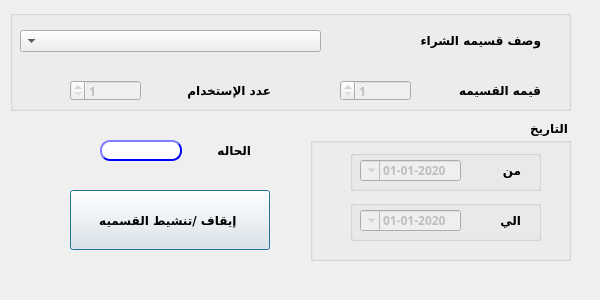
<?xml version="1.0" encoding="UTF-8"?>
<ui version="4.0">
 <class>changests</class>
 <widget class="QDialog" name="changests">
  <property name="geometry">
   <rect>
    <x>0</x>
    <y>0</y>
    <width>600</width>
    <height>300</height>
   </rect>
  </property>
  <property name="minimumSize">
   <size>
    <width>600</width>
    <height>300</height>
   </size>
  </property>
  <property name="maximumSize">
   <size>
    <width>600</width>
    <height>300</height>
   </size>
  </property>
  <property name="windowTitle">
   <string>تغيير حاله قسيمه شراء</string>
  </property>
  <property name="layoutDirection">
   <enum>Qt::RightToLeft</enum>
  </property>
  <widget class="QLabel" name="label_2">
   <property name="geometry">
    <rect>
     <x>210</x>
     <y>140</y>
     <width>41</width>
     <height>20</height>
    </rect>
   </property>
   <property name="font">
    <font>
     <family>29LT Bukra Regular</family>
     <pointsize>9</pointsize>
     <weight>75</weight>
     <bold>true</bold>
    </font>
   </property>
   <property name="layoutDirection">
    <enum>Qt::RightToLeft</enum>
   </property>
   <property name="text">
    <string>الحاله</string>
   </property>
  </widget>
  <widget class="QPushButton" name="BTN_changeStatus">
   <property name="geometry">
    <rect>
     <x>70</x>
     <y>190</y>
     <width>200</width>
     <height>60</height>
    </rect>
   </property>
   <property name="font">
    <font>
     <family>29LT Bukra Regular</family>
     <pointsize>9</pointsize>
     <weight>75</weight>
     <bold>true</bold>
    </font>
   </property>
   <property name="layoutDirection">
    <enum>Qt::RightToLeft</enum>
   </property>
   <property name="styleSheet">
    <string notr="true"/>
   </property>
   <property name="text">
    <string>إيقاف /تنشيط القسميه </string>
   </property>
  </widget>
  <widget class="QLineEdit" name="LE_PromVoucherStatus">
   <property name="enabled">
    <bool>false</bool>
   </property>
   <property name="geometry">
    <rect>
     <x>100</x>
     <y>140</y>
     <width>82</width>
     <height>21</height>
    </rect>
   </property>
   <property name="font">
    <font>
     <family>29LT Bukra Regular</family>
     <pointsize>9</pointsize>
     <weight>75</weight>
     <bold>true</bold>
    </font>
   </property>
   <property name="styleSheet">
    <string notr="true">QLineEdit{
                                        background-color: white;
                                        border-style: outset;
                                        border-width: 2px;
                                        border-radius: 10px;
                                        border-color: blue;
                                        min-width: 6em;
                                        }
                                        QLineEdit:hover {
                                        background: qradialgradient(
                                        cx: 0.3, cy: -0.4, fx: 0.3, fy: -0.4,
                                        radius: 1.35, stop: 0 #fff, stop: 1 #bbb
                                        );
                                        }
                                       QLineEdit:pressed {
                                        border-style: inset;
                                        background: qradialgradient(
                                        cx: 0.4, cy: -0.1, fx: 0.4, fy: -0.1,
                                        radius: 1.35, stop: 0 #fff, stop: 1 #ddd
                                        );
                                        }
                                    </string>
   </property>
  </widget>
  <widget class="QGroupBox" name="groupBox_3">
   <property name="geometry">
    <rect>
     <x>310</x>
     <y>120</y>
     <width>261</width>
     <height>141</height>
    </rect>
   </property>
   <property name="font">
    <font>
     <family>29LT Bukra Regular</family>
     <pointsize>9</pointsize>
     <weight>75</weight>
     <bold>true</bold>
    </font>
   </property>
   <property name="title">
    <string>التاريخ</string>
   </property>
   <widget class="QGroupBox" name="groupBox_2">
    <property name="geometry">
     <rect>
      <x>40</x>
      <y>80</y>
      <width>191</width>
      <height>41</height>
     </rect>
    </property>
    <property name="font">
     <font>
      <family>29LT Bukra Regular</family>
      <pointsize>9</pointsize>
      <weight>75</weight>
      <bold>true</bold>
     </font>
    </property>
    <property name="title">
     <string/>
    </property>
    <widget class="QLabel" name="desc_4">
     <property name="geometry">
      <rect>
       <x>130</x>
       <y>10</y>
       <width>41</width>
       <height>21</height>
      </rect>
     </property>
     <property name="font">
      <font>
       <family>29LT Bukra Regular</family>
       <pointsize>9</pointsize>
       <weight>75</weight>
       <bold>true</bold>
      </font>
     </property>
     <property name="layoutDirection">
      <enum>Qt::RightToLeft</enum>
     </property>
     <property name="text">
      <string>الي</string>
     </property>
    </widget>
    <widget class="QDateTimeEdit" name="Qdate_to">
     <property name="enabled">
      <bool>false</bool>
     </property>
     <property name="geometry">
      <rect>
       <x>10</x>
       <y>10</y>
       <width>101</width>
       <height>21</height>
      </rect>
     </property>
     <property name="font">
      <font>
       <family>29LT Bukra Regular</family>
       <pointsize>9</pointsize>
       <weight>75</weight>
       <bold>true</bold>
      </font>
     </property>
     <property name="layoutDirection">
      <enum>Qt::RightToLeft</enum>
     </property>
     <property name="minimumDateTime">
      <datetime>
       <hour>0</hour>
       <minute>0</minute>
       <second>0</second>
       <year>2020</year>
       <month>1</month>
       <day>1</day>
      </datetime>
     </property>
     <property name="displayFormat">
      <string>yyyy-MM-dd</string>
     </property>
     <property name="calendarPopup">
      <bool>true</bool>
     </property>
    </widget>
   </widget>
   <widget class="QGroupBox" name="groupBox">
    <property name="geometry">
     <rect>
      <x>40</x>
      <y>30</y>
      <width>191</width>
      <height>41</height>
     </rect>
    </property>
    <property name="font">
     <font>
      <family>29LT Bukra Regular</family>
      <pointsize>9</pointsize>
      <weight>75</weight>
      <bold>true</bold>
     </font>
    </property>
    <property name="title">
     <string/>
    </property>
    <widget class="QLabel" name="desc_3">
     <property name="geometry">
      <rect>
       <x>150</x>
       <y>10</y>
       <width>21</width>
       <height>21</height>
      </rect>
     </property>
     <property name="font">
      <font>
       <family>29LT Bukra Regular</family>
       <pointsize>9</pointsize>
       <weight>75</weight>
       <bold>true</bold>
      </font>
     </property>
     <property name="layoutDirection">
      <enum>Qt::RightToLeft</enum>
     </property>
     <property name="text">
      <string>من</string>
     </property>
    </widget>
    <widget class="QDateTimeEdit" name="Qdate_from">
     <property name="enabled">
      <bool>false</bool>
     </property>
     <property name="geometry">
      <rect>
       <x>10</x>
       <y>10</y>
       <width>101</width>
       <height>21</height>
      </rect>
     </property>
     <property name="font">
      <font>
       <family>29LT Bukra Regular</family>
       <pointsize>9</pointsize>
       <weight>75</weight>
       <bold>true</bold>
      </font>
     </property>
     <property name="layoutDirection">
      <enum>Qt::RightToLeft</enum>
     </property>
     <property name="minimumDateTime">
      <datetime>
       <hour>0</hour>
       <minute>0</minute>
       <second>0</second>
       <year>2020</year>
       <month>1</month>
       <day>1</day>
      </datetime>
     </property>
     <property name="displayFormat">
      <string>yyyy-MM-dd</string>
     </property>
     <property name="calendarPopup">
      <bool>true</bool>
     </property>
    </widget>
   </widget>
  </widget>
  <widget class="QGroupBox" name="groupBox_4">
   <property name="geometry">
    <rect>
     <x>10</x>
     <y>10</y>
     <width>561</width>
     <height>101</height>
    </rect>
   </property>
   <property name="font">
    <font>
     <family>29LT Bukra Regular</family>
     <pointsize>9</pointsize>
     <weight>75</weight>
     <bold>true</bold>
    </font>
   </property>
   <property name="title">
    <string/>
   </property>
   <widget class="QLabel" name="voucher_id">
    <property name="enabled">
     <bool>false</bool>
    </property>
    <property name="geometry">
     <rect>
      <x>330</x>
      <y>20</y>
      <width>51</width>
      <height>21</height>
     </rect>
    </property>
    <property name="font">
     <font>
      <family>29LT Bukra Regular</family>
      <pointsize>9</pointsize>
      <weight>75</weight>
      <bold>true</bold>
     </font>
    </property>
    <property name="text">
     <string/>
    </property>
   </widget>
   <widget class="QComboBox" name="CMB_PromVoucher">
    <property name="geometry">
     <rect>
      <x>10</x>
      <y>20</y>
      <width>301</width>
      <height>22</height>
     </rect>
    </property>
    <property name="font">
     <font>
      <family>29LT Bukra Regular</family>
      <pointsize>9</pointsize>
      <weight>75</weight>
      <bold>true</bold>
     </font>
    </property>
    <property name="editable">
     <bool>false</bool>
    </property>
   </widget>
   <widget class="QDoubleSpinBox" name="LE_maxCount">
    <property name="enabled">
     <bool>false</bool>
    </property>
    <property name="geometry">
     <rect>
      <x>60</x>
      <y>70</y>
      <width>71</width>
      <height>21</height>
     </rect>
    </property>
    <property name="font">
     <font>
      <family>29LT Bukra Regular</family>
      <pointsize>9</pointsize>
      <weight>75</weight>
      <bold>true</bold>
     </font>
    </property>
    <property name="styleSheet">
     <string notr="true"/>
    </property>
    <property name="decimals">
     <number>0</number>
    </property>
    <property name="minimum">
     <double>1.000000000000000</double>
    </property>
    <property name="maximum">
     <double>99997.000000000000000</double>
    </property>
    <property name="value">
     <double>1.000000000000000</double>
    </property>
   </widget>
   <widget class="QLabel" name="label">
    <property name="geometry">
     <rect>
      <x>150</x>
      <y>70</y>
      <width>111</width>
      <height>21</height>
     </rect>
    </property>
    <property name="font">
     <font>
      <family>29LT Bukra Regular</family>
      <pointsize>9</pointsize>
      <weight>75</weight>
      <bold>true</bold>
     </font>
    </property>
    <property name="text">
     <string>عدد الإستخدام</string>
    </property>
   </widget>
   <widget class="QLabel" name="desc_2">
    <property name="geometry">
     <rect>
      <x>390</x>
      <y>20</y>
      <width>141</width>
      <height>21</height>
     </rect>
    </property>
    <property name="font">
     <font>
      <family>29LT Bukra Regular</family>
      <pointsize>9</pointsize>
      <weight>75</weight>
      <bold>true</bold>
     </font>
    </property>
    <property name="text">
     <string>وصف قسيمه الشراء</string>
    </property>
   </widget>
   <widget class="QLabel" name="desc_11">
    <property name="geometry">
     <rect>
      <x>420</x>
      <y>70</y>
      <width>111</width>
      <height>21</height>
     </rect>
    </property>
    <property name="font">
     <font>
      <family>29LT Bukra Regular</family>
      <pointsize>9</pointsize>
      <weight>75</weight>
      <bold>true</bold>
     </font>
    </property>
    <property name="layoutDirection">
     <enum>Qt::RightToLeft</enum>
    </property>
    <property name="text">
     <string>قيمه القسيمه</string>
    </property>
   </widget>
   <widget class="QDoubleSpinBox" name="LE_value">
    <property name="enabled">
     <bool>false</bool>
    </property>
    <property name="geometry">
     <rect>
      <x>330</x>
      <y>70</y>
      <width>71</width>
      <height>21</height>
     </rect>
    </property>
    <property name="font">
     <font>
      <family>29LT Bukra Regular</family>
      <pointsize>9</pointsize>
      <weight>75</weight>
      <bold>true</bold>
     </font>
    </property>
    <property name="styleSheet">
     <string notr="true"/>
    </property>
    <property name="decimals">
     <number>0</number>
    </property>
    <property name="minimum">
     <double>1.000000000000000</double>
    </property>
    <property name="maximum">
     <double>99997.000000000000000</double>
    </property>
    <property name="value">
     <double>1.000000000000000</double>
    </property>
   </widget>
  </widget>
 </widget>
 <resources/>
 <connections/>
</ui>
